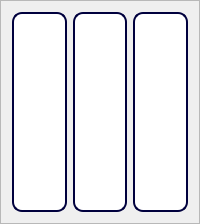
                     <widget class="QFrame" name="fra_graphics">
                      <property name="frameShape">
                       <enum>QFrame::StyledPanel</enum>
                      </property>
                      <property name="frameShadow">
                       <enum>QFrame::Raised</enum>
                      </property>
                      <layout class="QHBoxLayout" name="horizontalLayout_34">
                       <item>
                        <widget class="QFrame" name="fra_grap1">
                         <property name="minimumSize">
                          <size>
                           <width>0</width>
                           <height>200</height>
                          </size>
                         </property>
                         <property name="maximumSize">
                          <size>
                           <width>16777215</width>
                           <height>200</height>
                          </size>
                         </property>
                         <property name="styleSheet">
                          <string notr="true">background-color: rgb(255, 255, 255);
border: 2px solid rgb(0, 0, 61);
border-radius: 10px;</string>
                         </property>
                         <property name="frameShape">
                          <enum>QFrame::StyledPanel</enum>
                         </property>
                         <property name="frameShadow">
                          <enum>QFrame::Raised</enum>
                         </property>
                        </widget>
                       </item>
                       <item>
                        <widget class="QFrame" name="fra_grap2">
                         <property name="minimumSize">
                          <size>
                           <width>0</width>
                           <height>200</height>
                          </size>
                         </property>
                         <property name="maximumSize">
                          <size>
                           <width>16777215</width>
                           <height>200</height>
                          </size>
                         </property>
                         <property name="styleSheet">
                          <string notr="true">background-color: rgb(255, 255, 255);
border: 2px solid rgb(0, 0, 61);
border-radius: 10px;</string>
                         </property>
                         <property name="frameShape">
                          <enum>QFrame::StyledPanel</enum>
                         </property>
                         <property name="frameShadow">
                          <enum>QFrame::Raised</enum>
                         </property>
                        </widget>
                       </item>
                       <item>
                        <widget class="QFrame" name="fra_grap3">
                         <property name="minimumSize">
                          <size>
                           <width>0</width>
                           <height>200</height>
                          </size>
                         </property>
                         <property name="maximumSize">
                          <size>
                           <width>16777215</width>
                           <height>200</height>
                          </size>
                         </property>
                         <property name="styleSheet">
                          <string notr="true">background-color: rgb(255, 255, 255);
border: 2px solid rgb(0, 0, 61);
border-radius: 10px;</string>
                         </property>
                         <property name="frameShape">
                          <enum>QFrame::StyledPanel</enum>
                         </property>
                         <property name="frameShadow">
                          <enum>QFrame::Raised</enum>
                         </property>
                        </widget>
                       </item>
                      </layout>
                     </widget>
